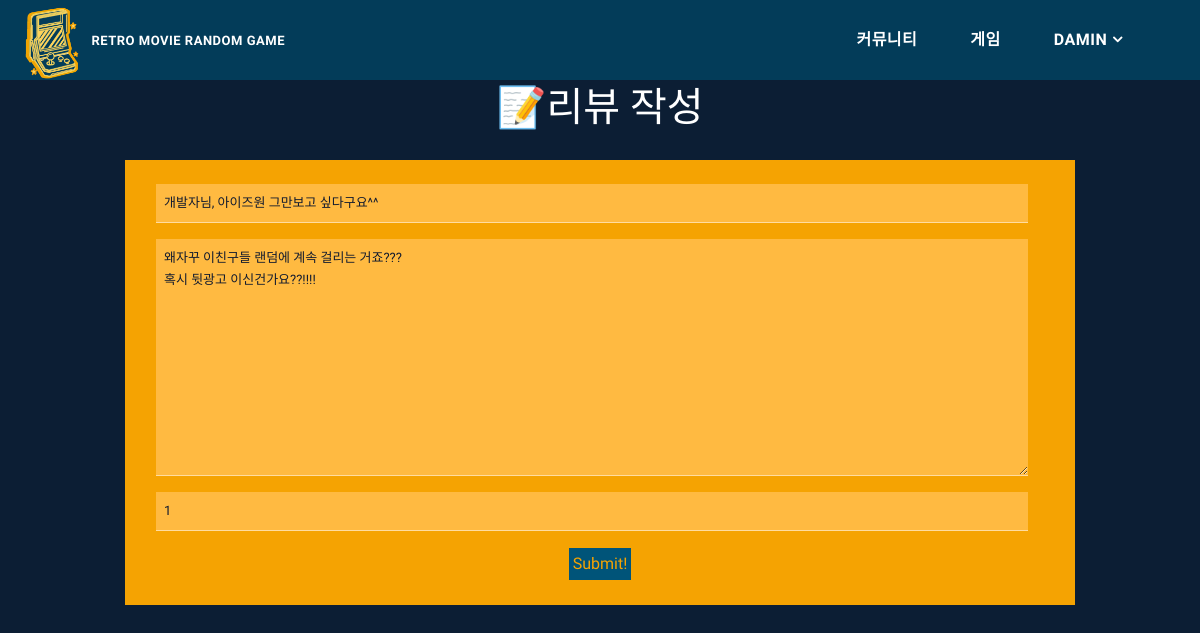
The app's page /articles/7/update/ (signed in) with its own data.
### accounts/models.py (models this page shows)
class User(AbstractUser):
    pass

### articles/models.py (models this page shows, shortened)
class Article(models.Model):
    user = models.ForeignKey(settings.AUTH_USER_MODEL, on_delete=models.CASCADE)
    like_user = models.ManyToManyField(settings.AUTH_USER_MODEL, related_name='like_articles')
    movie = models.ForeignKey(game_models.Movie, on_delete=models.CASCADE)
    title = models.CharField(max_length=30)
    content = models.TextField()
    created_at = models.DateTimeField(auto_now_add=True)
    updated_at = models.DateTimeField(auto_now=True)
    rating = models.IntegerField(validators=[MinValueValidator(1), MaxValueValidator(5)])

### articles/views.py (the view)
# urls.py: path('<int:article_pk>/update/', views.update, name='update'),
@login_required
@require_http_methods(['GET', 'POST'])
def update(request, article_pk):
    article = get_object_or_404(Article,pk=article_pk)
    if request.user == article.user:
        if request.method == 'POST':
            form = ArticleForm(request.POST, instance=article)
            if form.is_valid():
                form.save()
                return redirect('articles:detail', article.pk)
        else:
            form = ArticleForm(instance=article)
    else:
        return redirect('articles:index')
    context = {
        'form': form,
        'article': article,
    }
    return render(request, 'articles/form.html', context)

### articles/forms.py
class ArticleForm(forms.ModelForm):
    title = forms.CharField(
        label = '',
        widget=forms.TextInput(
            attrs={
                'class':"article-form",
                'placeholder':'Title 입력',
            }
        )
    )
    content = forms.CharField(
        label = '',
        widget=forms.Textarea(
            attrs={
                'class':"article-form",
                'placeholder':'내용입력'
            }
        )
    )
    rating = forms.IntegerField(
        max_value=5,
        min_value=0,
        label = '',
        widget=forms.NumberInput(
            attrs={
                'class':"article-form",
                'placeholder':' 0~5 점수로 평점을 입력해주세요',
            }
        ),
        error_messages={
            'required':'평점을 입력해주세요'
        }
    )
    class Meta:
        model = Article
        fields = ['title','content','rating']

### articles/templates/articles/form.html (shortened to what this page needs)
{% extends 'base.html' %}
{% load bootstrap4 %}
{% load static %}
{% block css %}
  <link rel="stylesheet" href="{% static 'stylesheets/articles_form.css' %}">
{% endblock %}
{% block content %}
<div style="height:80px;">
  <h1 class="text-center pt-1" style="color:white">📝리뷰 작성</h1>
</div>
<div class="row">
  <form class="form-int col-10" action="" method="POST">
    <div class="form-group">
      {{form.as_p}}
    </div>
    <button class="submit-btn">Submit!</button>
</div>
{% endblock content %}

### config/templates/base.html (shortened to what this page needs)
<!DOCTYPE html>
<html lang="en">
<head>
  {% load static %}
  {% block css %}
  {% endblock %}
  <link rel="shortcut icon"  type="image/png" href="{% static 'stylesheets/favicon.ico' %}">
  <link rel="stylesheet" href="http://ajax.googleapis.com/ajax/libs/jqueryui/1.8.14/themes/ui-lightness/jquery-ui.css">
	<link rel="stylesheet" href="http://ajax.googleapis.com/ajax/libs/jqueryui/1.9.0/themes/ui-lightness/jquery-ui.css">
  <link rel="stylesheet" href="{% static 'stylesheets/style.css' %}">
  <link rel="stylesheet" href="https://cdn.jsdelivr.net/npm/bootstrap@4.5.3/dist/css/bootstrap.min.css">
</head>
<body>
<header class="main-header clearfix" role="header">
  <nav id="menu" class="main-nav" role="navigation">
    <ul class="main-menu">
      <div style="display:inline-block; position:absolute; left:0;">
      <li class="">
      <a href="{%url 'game:index' %}">
      <img src="{% static 'stylesheets/logo.png' %}" alt="logo" width=70px height=80px style="">
      <p style="display:inline-block;">RETRO MOVIE RANDOM GAME</p>
      </a>
      </li>
      </div>
      {% if request.user.is_authenticated %}
      <li class="">
        <a class="" href="{%url 'articles:index'%}">커뮤니티</a>
      </li>
      <li class="">
        <a class="" href="{%url 'game:play_game'%}">게임</a>
      </li>
      <li class="has-submenu"><a href="#section2">{{request.user.username}}</a>
      </li>
      {% endif %}
    </ul>
  </nav>
</header>
  <div style="height:80px;">
  </div>
  <div class="container">
    {% block content %}
    {% endblock %}
  </div>
</body>
</html>

### config/static/stylesheets/articles_form.css (style rules this page uses)
.form-int { background: #f5a302; min-height: 1rem; margin: auto; max-width: 80%; padding: 0.5rem; }
.article-form { background: #ffba41; border: 0 solid; border-bottom: 1px solid rgba(255, 255, 255, .5); color:#121b2f; display: block; margin: 1rem; padding: 0.5rem; transition: 250ms background ease-in; width: calc(100% - 3rem); }
.submit-btn { border: 1px solid; background: #005479; color: #f5a302; display: block; margin: 1rem auto; min-width: 1px; padding: 0.25rem; transition: 250ms background ease-in; }

### config/static/stylesheets/style.css (style rules this page uses)
body { font-weight: 100; font-family: 'Sunflower' !important ; }
ul { padding: 0px; margin: 0px; list-style: none; }
p { font-size: 13px; line-height: 22px; }
.main-header { background-color: #033c59; height: 80px; position: fixed; z-index: 12; width: 100%; top: 0; }
.main-menu { float: right; padding-right: 60px; }
.main-menu li { display: inline-block; line-height: 79px; margin-left: 15px; position: relative; }
.main-menu li:first-child { margin-left: 0px; }
.main-menu li a { padding: 10px 15px; text-transform: uppercase; letter-spacing: 0.5px; font-weight: 700; color: #fff; border: 2px solid transparent; transition: all 0.5s; }
.main-menu li.has-submenu a:after { content: '\f107'; font-family: "FontAwesome"; margin-left: 5px; }

### records on screen
User: user.username "DAMIN"
Article: title "개발자님, 아이즈원 그만보고 싶다구요^^", content "왜자꾸 이친구들 랜덤에 계속 걸리는 거죠??? 혹시 뒷광고 이신건가요??!!!!", rating "1"
